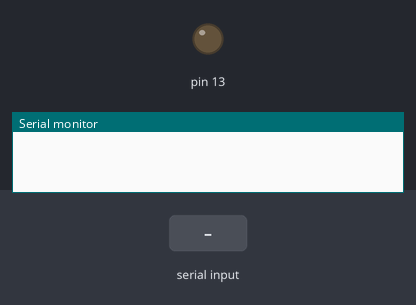
Bench run of a sketch on a simulated Arduino Uno, built with avr-gcc and run on an emulated ATmega328P. Parts: output pins drawn as LEDs (lit = HIGH), the last lines printed to the serial monitor. Inputs (shaded band) come from the test bench.

Above: at 1.2 s.
1.3 s: "a" received over the second serial link
At 2.1 s:
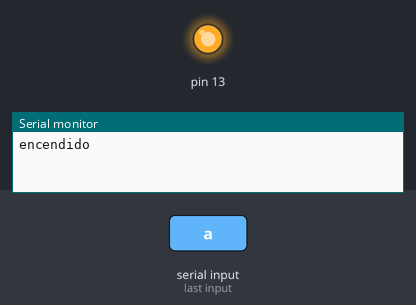
2.8 s: "b" received over the second serial link
At 3.2 s:
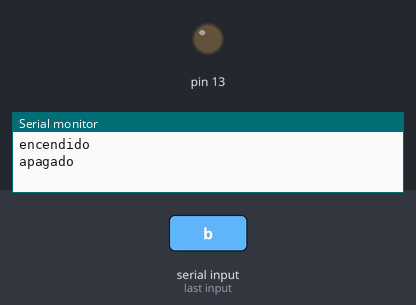
Timing chart, 0 to 5.8 s (numbered marks = the images above; inputs shaded):
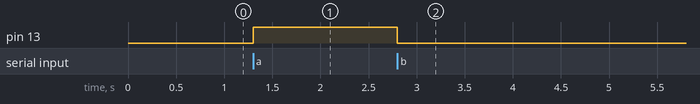

The sketch:

on_off_led_BT.ino
```cpp
#include <SoftwareSerial.h> // libreria que permite establecer pines digitales

SoftwareSerial BT(10, 11);  // pin 10 como RX, pin 11 como TX

char valor = 0;      // variable para almacenar caracter recibido

void setup(){
  BT.begin(9600);    // comunicacion serie entre Arduino y el modulo
  Serial.begin(115200);
pinMode(13, OUTPUT);

}

void loop(){
if (BT.available()){     // si hay informacion disponible desde modulo
  valor = BT.read();   // almacena en valor el caracter recibido desde modulo

  if( valor == 'a' )
  {
      digitalWrite(13,HIGH);

      Serial.println("encendido");
  }

  if( valor == 'b' )
   {
      digitalWrite(13,LOW);

      Serial.println("apagado");
   }

}
}
```

Measured:
- after the input at 1.3 s, pin 13: LOW → HIGH at once
- after the input at 2.8 s, pin 13: HIGH → LOW at once
